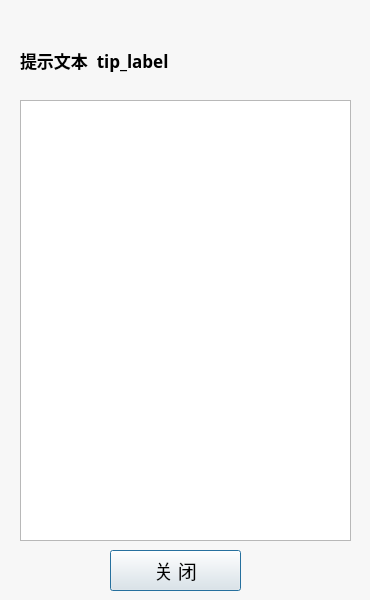
<?xml version="1.0" encoding="UTF-8"?>
<ui version="4.0">
 <class>infoform</class>
 <widget class="QDialog" name="infoform">
  <property name="geometry">
   <rect>
    <x>0</x>
    <y>0</y>
    <width>370</width>
    <height>600</height>
   </rect>
  </property>
  <property name="font">
   <font>
    <family>新宋体</family>
    <pointsize>14</pointsize>
   </font>
  </property>
  <property name="windowTitle">
   <string>夜雨为伴-信息</string>
  </property>
  <widget class="QLabel" name="tip_label">
   <property name="geometry">
    <rect>
     <x>20</x>
     <y>20</y>
     <width>331</width>
     <height>81</height>
    </rect>
   </property>
   <property name="font">
    <font>
     <family>新宋体</family>
     <pointsize>13</pointsize>
     <bold>true</bold>
    </font>
   </property>
   <property name="text">
    <string>提示文本  tip_label</string>
   </property>
   <property name="wordWrap">
    <bool>true</bool>
   </property>
  </widget>
  <widget class="QLabel" name="back_label">
   <property name="geometry">
    <rect>
     <x>0</x>
     <y>0</y>
     <width>370</width>
     <height>600</height>
    </rect>
   </property>
   <property name="styleSheet">
    <string notr="true">border-image: url(:/image/image/xiaomeng_V.jpg);</string>
   </property>
   <property name="text">
    <string/>
   </property>
  </widget>
  <widget class="QLabel" name="back_label2">
   <property name="geometry">
    <rect>
     <x>0</x>
     <y>0</y>
     <width>370</width>
     <height>600</height>
    </rect>
   </property>
   <property name="styleSheet">
    <string notr="true">background-color: rgba(255, 255, 255, 130);</string>
   </property>
   <property name="text">
    <string/>
   </property>
  </widget>
  <widget class="QTextBrowser" name="info_browser">
   <property name="geometry">
    <rect>
     <x>20</x>
     <y>100</y>
     <width>331</width>
     <height>441</height>
    </rect>
   </property>
  </widget>
  <widget class="QPushButton" name="OK_button">
   <property name="geometry">
    <rect>
     <x>110</x>
     <y>550</y>
     <width>131</width>
     <height>41</height>
    </rect>
   </property>
   <property name="text">
    <string>关 闭</string>
   </property>
  </widget>
  <zorder>back_label</zorder>
  <zorder>back_label2</zorder>
  <zorder>tip_label</zorder>
  <zorder>info_browser</zorder>
  <zorder>OK_button</zorder>
 </widget>
 <resources>
  <include location="NightRain.qrc"/>
 </resources>
 <connections/>
</ui>
